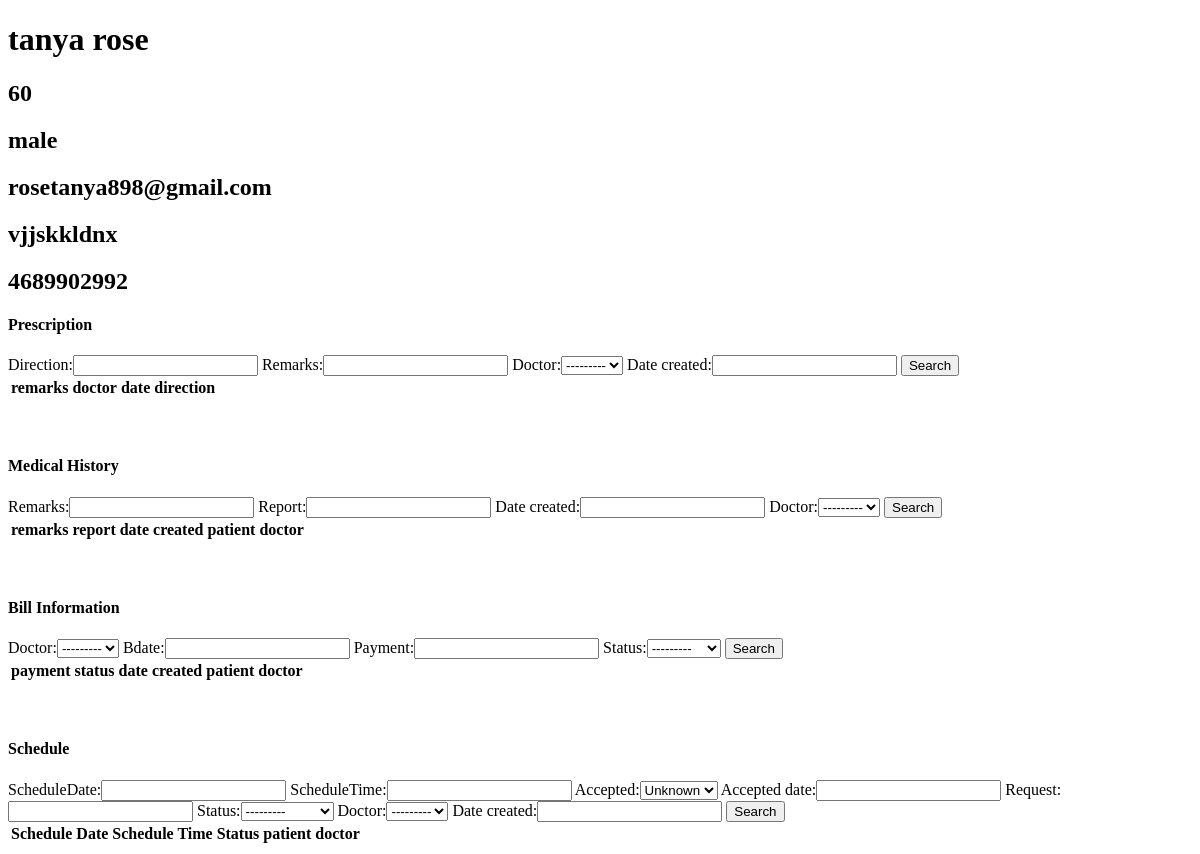
/doctors/pat/7/ (signed in), run on an earlier commit of the app's database.
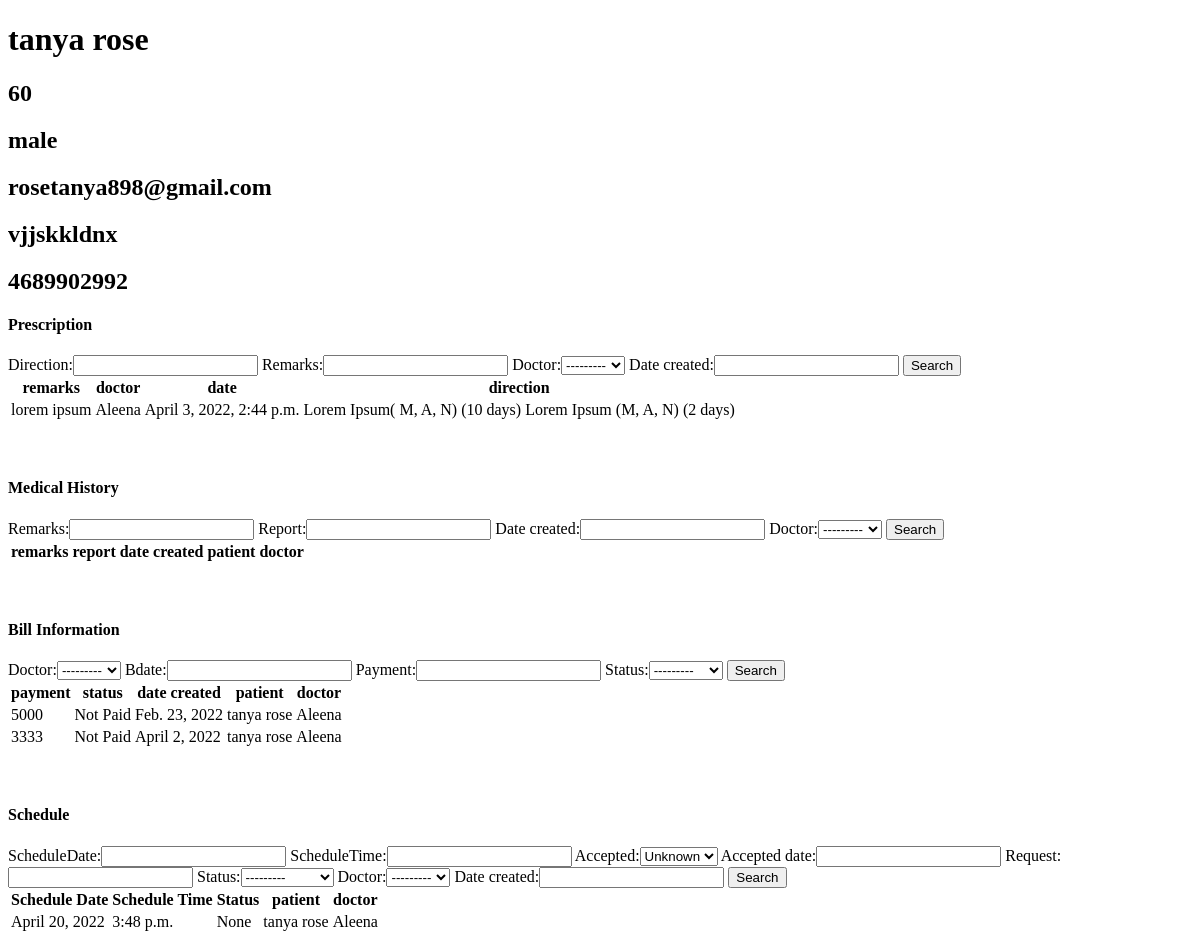
And on a later commit of the database.
### clinic/models.py (models this page shows, shortened)
class Prescription(models.Model):
    direction = models.CharField(max_length=150)
    remarks = models.CharField(max_length=100)
    patient =  models.ForeignKey('patients.Patient', null=True, on_delete= models.CASCADE)
    doctor = models.ForeignKey('doctors.Doctors', null=True, on_delete=models.CASCADE)
    date_created = models.DateTimeField(auto_now_add=True, null=True)

class BillInfo(models.Model):
    STATUS=(('Paid','Paid'),('Not Paid','Not Paid'))
    patient =  models.ForeignKey('patients.Patient', null=True, on_delete= models.CASCADE)
    doctor = models.ForeignKey('doctors.Doctors', null=True, on_delete=models.CASCADE)
    bdate=models.DateField()
    payment=models.CharField(max_length=200,null=True)
    status=models.CharField(null=True, max_length=10, choices=STATUS)

class Schedule(models.Model):
    STATUS = ( ('Confirmed','Confirmed'), ('Cancel','Cancel'), ('Reschedule','Reschedule'), ('Attended','Attended'), ('Pending','Pending'))
    scheduleDate = models.DateField()
    scheduleTime = models.TimeField(blank=True,null=True)
    accepted = models.BooleanField(default=False)
    accepted_date = models.DateField(auto_now_add=False, null=True, blank=True)
    request = models.TextField(blank=True)
    status = models.CharField(null=True, max_length=10, choices=STATUS,blank=True)
    patient =  models.ForeignKey('patients.Patient', null=True, on_delete= models.CASCADE)
    doctor = models.ForeignKey('doctors.Doctors', null=True, on_delete=models.CASCADE)
    date_created= models.DateTimeField(auto_now_add=True, null=True)
    class Meta:
        ordering = ["-date_created"]

### doctors/models.py (models this page shows)
class Doctors(models.Model):
    ROLE = (
			('Doctor', 'Doctor'),
			('Staff', 'Staff'),
			)
    user = models.OneToOneField(User, on_delete= models.CASCADE, primary_key= True)
    dname = models.CharField(max_length=200, null=True)
    phone = models.CharField(max_length=200, null=True)
    email = models.CharField(max_length=200, null=True)
    date_created = models.DateTimeField(auto_now_add=True, null=True)
    role = models.CharField(max_length=200, null=True,choices=ROLE)
    specialisation = models.CharField(max_length=200, null=True)
    address= models.CharField(max_length=200, null=True)
    def __str__(self):
	    return self.dname

### patients/models.py (models this page shows, shortened)
class Patient(models.Model):
    user = models.OneToOneField(User, on_delete= models.CASCADE, primary_key= True)
    pname=models.CharField(max_length=200, null=True)
    age=models.CharField(max_length=4, null=True)
    gender= models.CharField(max_length=6, null=True)
    email=models.CharField(max_length=200, null=True)
    address= models.CharField(max_length=500, null=True)
    phone= models.CharField(max_length=13, null=True)
    date_created= models.DateTimeField(auto_now_add=True, null=True)

### doctors/views.py (the view)
# urls.py: path('pat/<str:pk_t>/', views.patientinfo,name="pat"),
@login_required
def patientinfo(request,pk_t):
    p = Patient.objects.get(user_id=pk_t)
    mh = p.prescription_set.all()
    medihis = p.medicalhistory_set.all()
    bi = p.billinfo_set.all()
    sch = p.schedule_set.all()
    bfilter = BillFilter(request.GET,queryset=bi)
    bi = bfilter.qs
    medfilter = MedhisFilter(request.GET,queryset=medihis)
    medihis = medfilter.qs
    schfilter=SchFilter(request.GET,queryset=sch)
    sch = schfilter.qs
    prescfilter=PrescriptionFilter(request.GET,queryset=mh)
    mh=prescfilter.qs
    context= {'p':p,'mh':mh,'medihis':medihis,'bi':bi,'sch':sch,'bfilter':bfilter,'medfilter':medfilter,'schfilter':schfilter,'prescfilter':prescfilter}
    return render(request, 'doctors/patient_info.html',context)

### doctors/templates/doctors/patient_info.html (shortened to what this page needs)
<!DOCTYPE html>
<html lang="en">
<head>
</head>
<body>
    <h1>{{p.pname}}</h1>
    <h2>{{p.age}}</h2>
    <h2>{{p.gender}}</h2>
    <h2>{{p.email}}</h2>
    <h2>{{p.address}}</h2>
    <h2>{{p.phone}}</h2>
    <h4> Prescription</h4>
    <form action="" method="get">
        {{prescfilter.form}}
        <button type="Submit">Search</button>
    <table>
        <tr>
            <th>remarks</th>
            <th>doctor</th>
            <th>date</th>
            <th>direction</th>
        </tr>
         {% for mh in mh %}
        <tr>
            <td>{{mh.remarks}}</td>
            <td>{{mh.doctor.dname}}</td>
            <td>{{mh.date_created}}</td>
            <td>{{mh.direction}}</td>
        </tr>
        {% endfor %}
    </table>
    <br><br>
    <h4>Medical History</h4>
    <form action="" method="get">
        {{medfilter.form}}
        <button type="Submit">Search</button>
    </form>
    <table>
        <tr>
            <th>remarks</th>
            <th>report</th>
            <th>date created</th>
            <th>patient</th>
            <th>doctor</th>
        </tr>
    </table>
    <br><br>
    <h4>Bill Information</h4>
    <form action="" method="get">
        {{bfilter.form}}
        <button type="Submit">Search</button>
    </form>
    <table>
        <tr>
            <th>payment</th>
            <th>status</th>
            <th>date created</th>
            <th>patient</th>
            <th>doctor</th>
        </tr>
        {% for bi in bi %}
        <tr>
            <td>{{bi.payment}}</td>
            <td>{{bi.status}}</td>
            <td>{{bi.bdate}}</td>
            <td>{{bi.patient.pname}}</td>
            <td>{{bi.doctor.dname}}</td>
        </tr>
        {% endfor %}
    </table>
    <br><br>
    <h4>Schedule</h4>
<form action="" method="get">
    {{schfilter.form}}
    <button type="Submit">Search</button>
</form>
    <table>
        <tr>
            <th>Schedule Date</th>
            <th>Schedule Time</th>
            <th>Status</th>
            <th>patient</th>
            <th>doctor</th>
        </tr>
        {% for bi in sch %}
        <tr>
            <td>{{bi.scheduleDate}}</td>
            <td>{{bi.scheduleTime}}</td>
            <td>{{bi.status}}</td>
            <td>{{bi.patient.pname}}</td>
            <td>{{bi.doctor.dname}}</td>
        </tr>
        {% endfor %}
    </table>
</body>
</html>

What changed in the data, as far as the page shows it:
added Prescription: remarks "lorem ipsum", doctor.dname "Aleena", date_created "April 3, 2022, 2:44 p.m.", direction "Lorem Ipsum( M, A, N) (10 days) Lorem Ipsum (M, A, N) (2 days)"
added BillInfo: payment "5000", status "Not Paid", bdate "Feb. 23, 2022", patient.pname "tanya rose", doctor.dname "Aleena"
added BillInfo: payment "3333", status "Not Paid", bdate "April 2, 2022", patient.pname "tanya rose", doctor.dname "Aleena"
added Schedule: scheduleDate "April 20, 2022", scheduleTime "3:48 p.m.", status "None", patient.pname "tanya rose", doctor.dname "Aleena"
